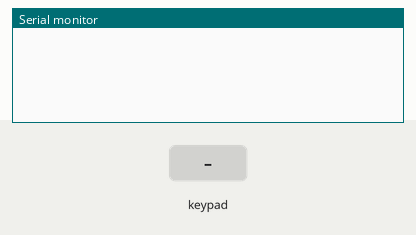
A sketch run on a simulated Arduino Uno, built with avr-gcc and run on an emulated ATmega328P. Shown: the last lines printed to the serial monitor. The test bench sets the inputs (shaded band).

Above: at 1.2 s.
1.3 s: key 'a' pressed
At 1.7 s:
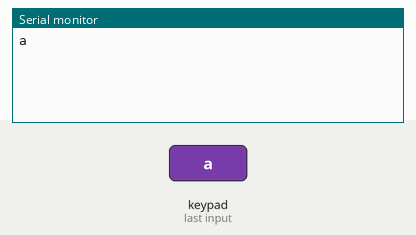
2.8 s: key 'b' pressed
At 4.0 s:
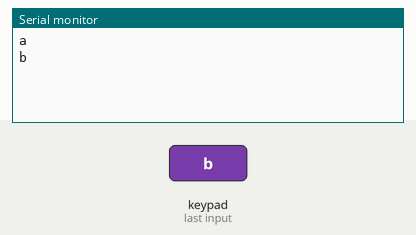
4.3 s: key 'c' pressed
At 5.0 s:
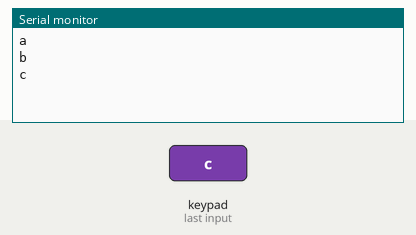
5.8 s: key 'd' pressed
At 6.2 s:
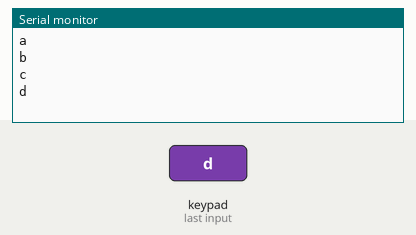
7.3 s: key 'e' pressed
At 8.4 s:
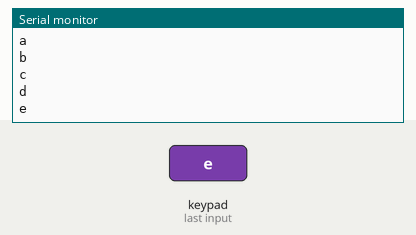
8.8 s: key 'f' pressed
At 9.9 s:
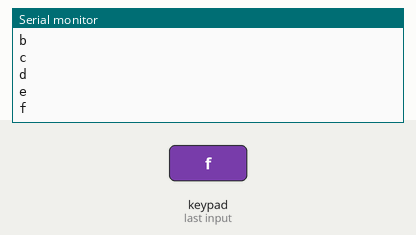

The sketch:

Main.ino
```cpp
//Añadir las dos librerías necesarias
#include <Keypad.h>
#include <Key.h>

//Designar la cantidad de columnas y filas que hay
const byte COLS = 4;
const byte ROWS = 4;

//Representación del teclado que va a tener el físico, esto es lo que devolverá cuando se le pregunte qué tecla ha sido pisada
char tablero[COLS][ROWS] =
    {
        {'a', 'b', 'c', 'd'},
        {'e', 'f', 'g', 'h'},
        {'i', 'j', 'k', 'l'},
        {'m', 'n', 'o', 'p'}};

//Pines para las filas, pines para las columnas, en orden según el teclado físico
byte pinRow[ROWS] = {4, 5, 6, 7};
byte pinCol[COLS] = {8, 9, 10, 11};

//Para guardar la tecla que ha sido pisada
char teclaPisada;

//Creación del objeto al que se le introducirá todos los datos anteriores, y así trabajar sobre este objeto únicamente
Keypad teclado = Keypad(makeKeymap(tablero), pinRow, pinCol, ROWS, COLS);

void setup()
{
    Serial.begin(9600);
}

void loop()
{
    //Preguntar qué tecla ha sido pisada y guardarla
    teclaPisada = teclado.getKey();

    //Si se ha pisado una tecla, hacer algo
    if(teclaPisada){
        Serial.println(teclaPisada);
    }

}
```

Measured:
- after the input at 1.3 s, the serial monitor: prints a new line at once (image 1)
- after the input at 2.8 s, the serial monitor: prints a new line at once (image 2)
- after the input at 4.3 s, the serial monitor: prints a new line at once (image 3)
- after the input at 5.8 s, the serial monitor: prints a new line at once (image 4)
- after the input at 7.3 s, the serial monitor: prints a new line at once (image 5)
- after the input at 8.8 s, the serial monitor: prints a new line at once (image 6)
